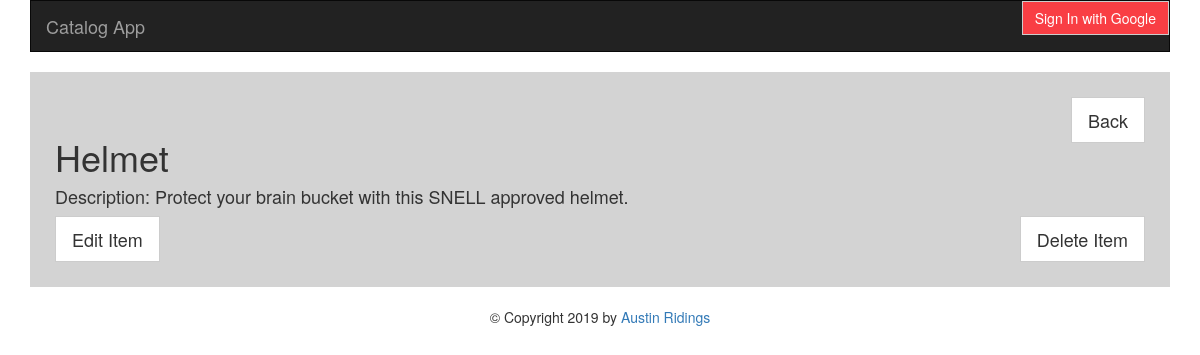
Page /catalog/2/2/info on the committed database.
### database.py (models this page shows, shortened)
class Category_Item(Base):
    __tablename__ = 'category_item'
    id = Column(Integer, primary_key=True)
    name = Column(String(80), nullable=False)
    description = Column(String(255))
    category_id = Column(Integer, ForeignKey('category.id'))
    category = relationship(Category)
    user_id = Column(Integer, ForeignKey('user.id'))
    user = relationship(User)

### app.py (the view)
@app.route('/catalog/<int:category_id>/<int:item_id>/info', methods=['GET', 'POST'])
def categoryItem(category_id, item_id):
    item = conn.query(Category_Item).filter_by(id=item_id).one()
    cat = conn.query(Category).filter_by(id=category_id).one()
    return render_template('item.html', item=item, cat=cat, category_id=category_id)

### templates/item.html
{% extends "base.html" %}
{% block content %}
<header><a class="btn btn-default btn-lg btn-back" href="{{url_for('categoryItems', category_id=category_id)}}">Back</a> </header><br>
<h1>{{ item.name }}</h1>
<h4>Description: {{ item.description }}</h4>
<a class="btn btn-default btn-lg btn-edit" href="{{url_for('editItem', item_id=item.id, category_id=category_id)}}">Edit Item</a>
<a class="btn btn-default btn-lg btn-delete" href="{{url_for('deleteItem', item_id=item.id, category_id=category_id)}}">Delete Item</a>
{%endblock%}

### static/style.css (style rules this page uses)
.btn { border-radius: 0; }
.btn-delete { float: right; }
.btn-back { float: right; }

### rows in the picture
Category_Item: name "Helmet", description "Protect your brain bucket with this SNELL approved helmet."
